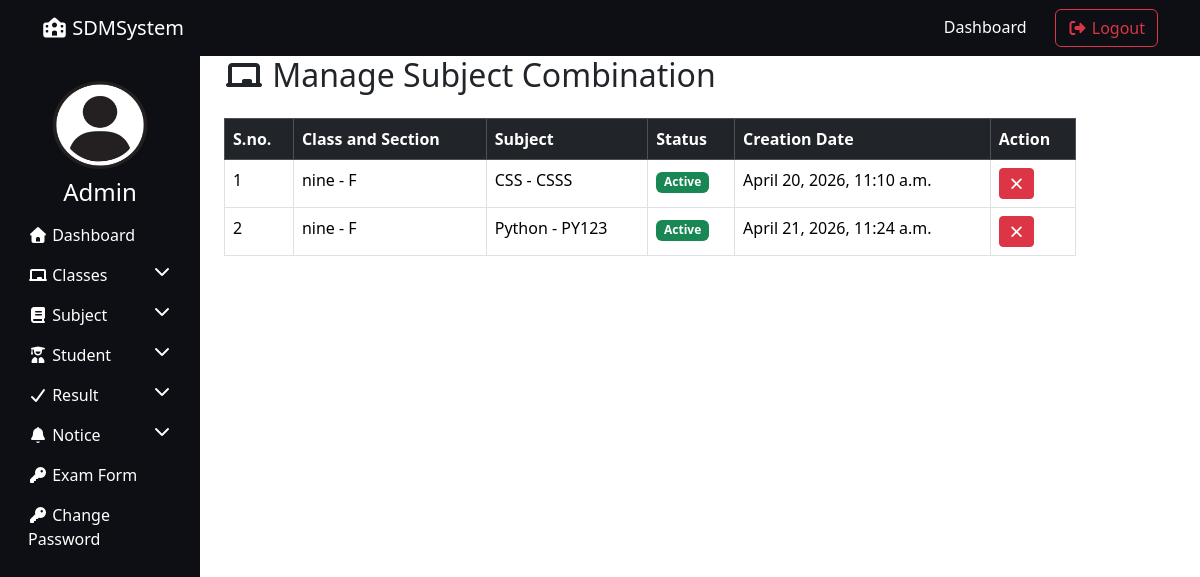
Page /manage_subject_combination/ (signed in) on the earlier database version.
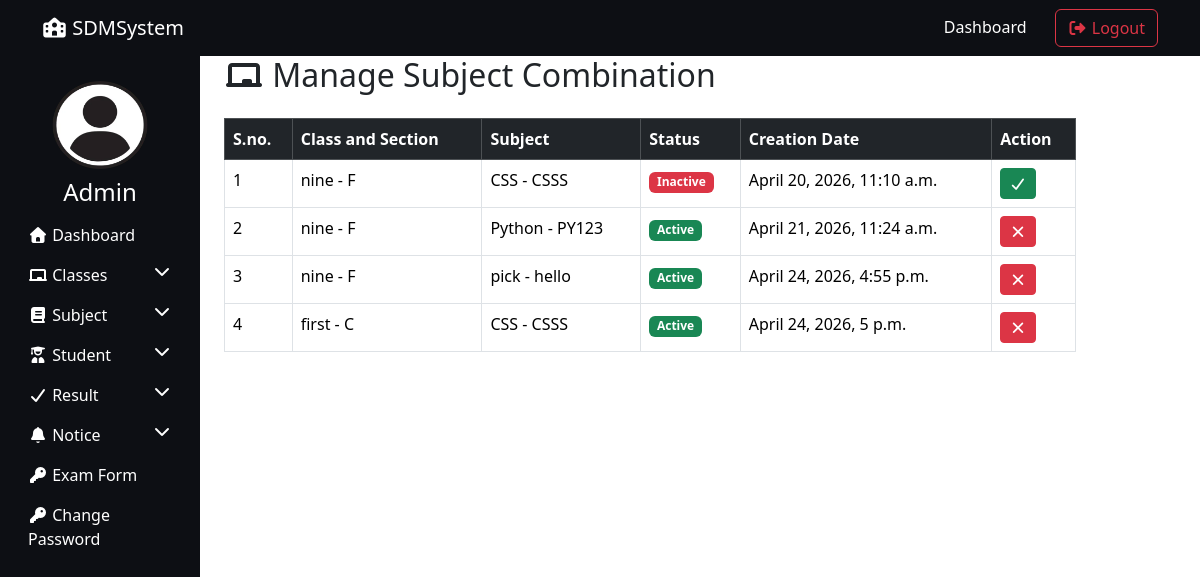
Same page on the later database version.
### resultapp/models.py (models this page shows, shortened)
class SubjectCombination(models.Model):
    subject = models.ForeignKey(Subject, on_delete=models.SET_NULL, null=True)
    student_class = models.ForeignKey(Class, on_delete=models.SET_NULL, null=True)
    creation_date = models.DateTimeField(auto_now_add=True)
    updation_date = models.DateTimeField(auto_now=True)
    status = models.IntegerField(default=1)

class Class(models.Model):
    class_name = models.CharField(max_length=50)
    class_numeric = models.IntegerField()
    section = models.CharField(max_length=20)
    creation_date = models.DateTimeField(auto_now_add=True)
    updation_date = models.DateTimeField(auto_now=True)
    def __str__(self):
        return f"{self.class_name} - {self.section}"

class Subject(models.Model):
    subject_name = models.CharField(max_length=100)
    subject_code = models.CharField(max_length=20)
    creation_date = models.DateTimeField(auto_now_add=True)
    updation_date = models.DateTimeField(auto_now=True)
    def __str__(self):
        return f"{self.subject_name} - {self.subject_code}"

### resultapp/views.py (the view, shortened to what this page needs)
# urls.py: path('manage_subject_combination/',manage_subject_combination,name='manage_subject_combination'),
@login_required
def manage_subject_combination(request):
    combinations = SubjectCombination.objects.all()
    aid = request.GET.get('aid')
    did = request.GET.get('did')
    return render(request, 'manage_subject_combination.html', {'combinations': combinations})

### resultapp/templates/manage_subject_combination.html (shortened to what this page needs)
{% extends "admin_base.html" %}
{% load static %}
{% block content %}
<div class="container">
    <h2 class="mb-4">
        <i class="fas fa-chalkboard"></i> Manage Subject Combination
    </h2>
    <table class="table table-bordered">
        <thead class="table-dark">
            <tr>
                <th>S.no.</th>
                <th>Class and Section</th>
                <th>Subject</th>
                <th>Status</th>
                <th>Creation Date</th>
                <th>Action</th>
            </tr>
        </thead>
        <tbody>
            {% for i in combinations %}
            <tr>
                <td>{{ forloop.counter }}</td>
                <td>{{ i.student_class }}</td>
                <td>{{ i.subject }}</td>
                <td>
                    {% if i.status == 1 %}
                        <span class="badge bg-success">Active</span>
                    {% else %}
                        <span class="badge bg-danger">Inactive</span>
                    {% endif %}
                </td>
                <td>{{ i.creation_date }}</td>
                <td>
                    {% if i.status == 1 %}
    <a href="?did={{ i.id }}" class="btn btn-danger btn-sm">
        <i class="fas fa-times"></i>
    </a>
{% else %}
    <a href="?aid={{ i.id }}" class="btn btn-success btn-sm">
        <i class="fas fa-check"></i>
    </a>
{% endif %}
                </td>
            </tr>
            {% endfor %}
        </tbody>
    </table>
</div>
{% endblock %}

Differences in the rows shown:
changed SubjectCombination "April 20, 2026, 11:10 a.m.": status "Active" → "Inactive"
added SubjectCombination: student_class "nine - F", subject "pick - hello", status "Active", creation_date "April 24, 2026, 4:55 p.m."
added SubjectCombination: student_class "first - C", subject "CSS - CSSS", status "Active", creation_date "April 24, 2026, 5 p.m."
